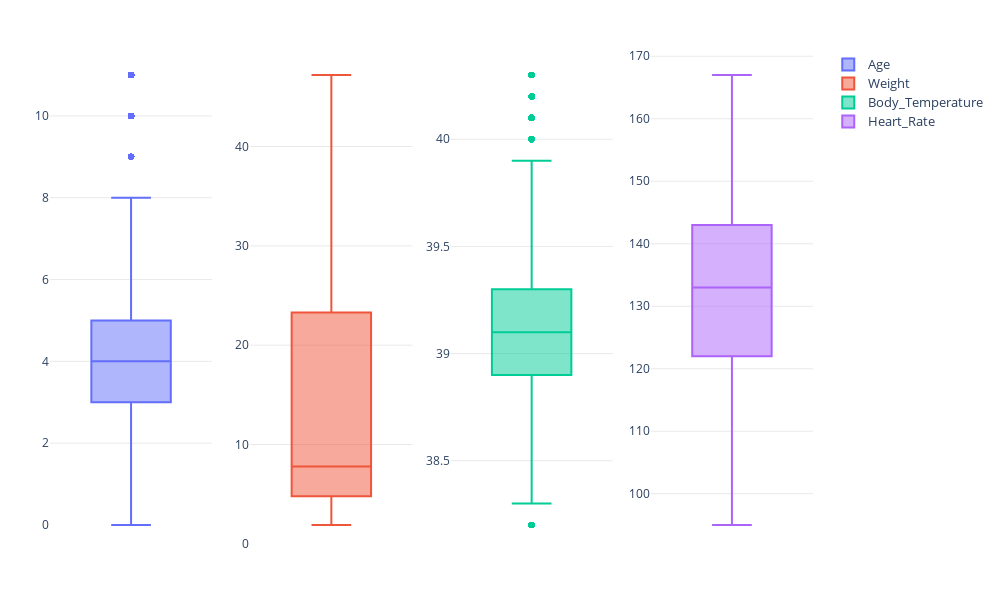

The code cell stored with this chart in its notebook:
### Code cell
# Detectar outliers
num_cols = ['Age', 'Weight', 'Body_Temperature', 'Heart_Rate']
colors = px.colors.qualitative.Plotly

fig = make_subplots(rows=1, cols=4)

for i, col in enumerate(num_cols):
    fig.add_trace(
        go.Box(
            y=df_augmented[col],
            marker_color=colors[i % len(colors)],
            showlegend=True,
            name=f"<span style='font-size:13px'>{col}</span>"
        ),
        row=1, col=i+1
    )

fig = boxplot_style(fig, n_cols=4)
fig.show()

### Figure 1 — Plotly figure (JSON) as saved in the notebook; plotly's stock layout.template omitted (floating-point values rounded to 4 significant figures; data arrays with more than 128 entries replaced by an {"elided": "..."} marker saying what was removed)
{"data": [{"marker": {"color": "#636EFA"}, "name": "<span style='font-size:13px'>Age</span>", "showlegend": true, "type": "box", "xaxis": "x", "y": {"elided": "44100 int values"}, "yaxis": "y"}, {"marker": {"color": "#EF553B"}, "name": "<span style='font-size:13px'>Weight</span>", "showlegend": true, "type": "box", "xaxis": "x2", "y": {"elided": "44100 float values"}, "yaxis": "y2"}, {"marker": {"color": "#00CC96"}, "name": "<span style='font-size:13px'>Body_Temperature</span>", "showlegend": true, "type": "box", "xaxis": "x3", "y": {"elided": "44100 float values"}, "yaxis": "y3"}, {"marker": {"color": "#AB63FA"}, "name": "<span style='font-size:13px'>Heart_Rate</span>", "showlegend": true, "type": "box", "xaxis": "x4", "y": {"elided": "44100 int values"}, "yaxis": "y4"}], "layout": {"height": 600, "margin": {"b": 50, "l": 50, "r": 50, "t": 50}, "paper_bgcolor": "rgba(0,0,0,0)", "plot_bgcolor": "rgba(0,0,0,0)", "title": {"x": 0.5}, "width": 1000, "xaxis": {"anchor": "y", "domain": [0, 0.2125], "showticklabels": false}, "xaxis2": {"anchor": "y2", "domain": [0.2625, 0.475], "showticklabels": false}, "xaxis3": {"anchor": "y3", "domain": [0.525, 0.7375], "showticklabels": false}, "xaxis4": {"anchor": "y4", "domain": [0.7875, 1], "showticklabels": false}, "yaxis": {"anchor": "x", "domain": [0, 1], "gridcolor": "lightgrey", "gridwidth": 0.5, "showgrid": true, "showticklabels": true}, "yaxis2": {"anchor": "x2", "domain": [0, 1], "gridcolor": "lightgrey", "gridwidth": 0.5, "showgrid": true, "showticklabels": true}, "yaxis3": {"anchor": "x3", "domain": [0, 1], "gridcolor": "lightgrey", "gridwidth": 0.5, "showgrid": true, "showticklabels": true}, "yaxis4": {"anchor": "x4", "domain": [0, 1], "gridcolor": "lightgrey", "gridwidth": 0.5, "showgrid": true, "showticklabels": true}}}
